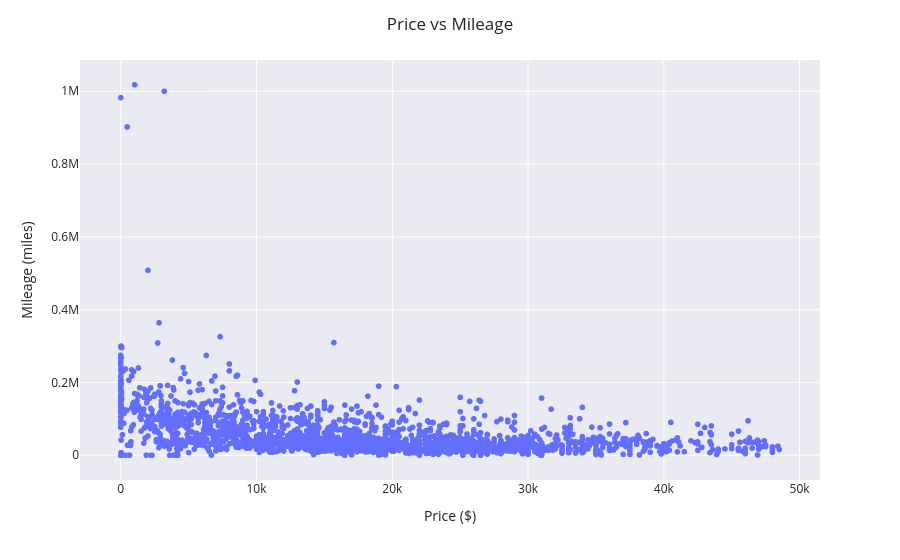

Here is the notebook cell this chart was saved with:
### Code cell
# Create scatter plot
fig = px.scatter(df, x='price', y='mileage')
fig.update_layout(title='Price vs Mileage',
                 xaxis_title='Price ($)',
                 yaxis_title='Mileage (miles)',
                 template='seaborn')
fig.show()

### Figure 1 — Plotly figure (JSON) as saved in the notebook; plotly's stock layout.template omitted (floating-point values rounded to 4 significant figures; data arrays with more than 128 entries replaced by an {"elided": "..."} marker saying what was removed)
{"data": [{"hovertemplate": "price=%{x}<br>mileage=%{y}<extra></extra>", "legendgroup": "", "marker": {"color": "#636efa", "symbol": "circle"}, "mode": "markers", "name": "", "showlegend": false, "type": "scattergl", "x": {"elided": "2499 float values"}, "xaxis": "x", "y": {"elided": "2499 float values"}, "yaxis": "y"}], "layout": {"legend": {"tracegroupgap": 0}, "margin": {"t": 60}, "title": {"text": "Price vs Mileage"}, "xaxis": {"anchor": "y", "domain": [0, 1], "title": {"text": "Price ($)"}}, "yaxis": {"anchor": "x", "domain": [0, 1], "title": {"text": "Mileage (miles)"}}}}
